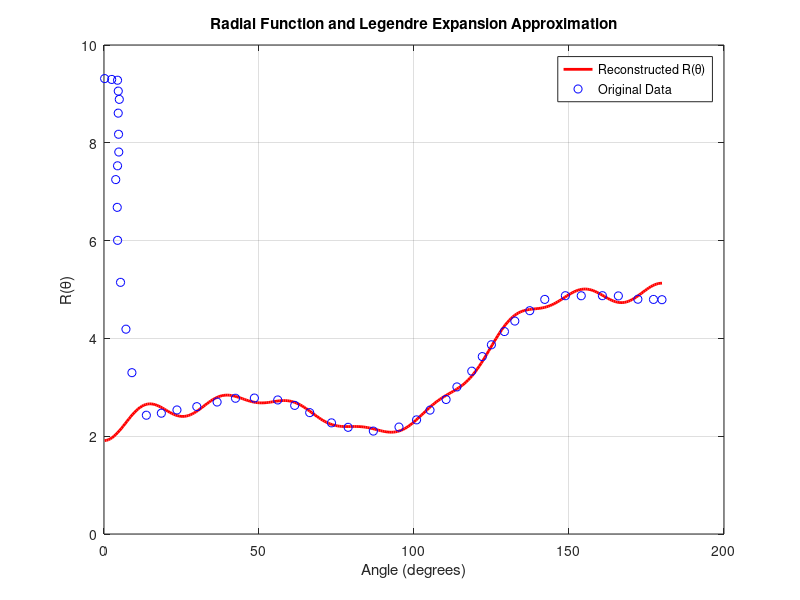

The MATLAB source for this figure:
%% Program to compute the expansion of the given
%% function in terms of legendre polynomials
%%
%% Author: Sahil Raj
%% Assignment 7 Problem 3

clc; clear all;

% Load data
T = dlmread("Guitar_Theta_R.txt", "\t");
A = T(:,1);   % angles in degrees
D = T(:,2);   % distances

theta = deg2rad(A);
x = cos(theta);

% Gauss-Legendre quadrature nodes and weights (10-point)
xi = [
  -0.9739065285;
  -0.8650633666;
  -0.6794095682;
  -0.4333953941;
  -0.1488743389;
   0.1488743389;
   0.4333953941;
   0.6794095682;
   0.8650633666;
   0.9739065285
];
wi = [
   0.0666713443;
   0.1494513491;
   0.2190863625;
   0.2692667193;
   0.2955242247;
   0.2955242247;
   0.2692667193;
   0.2190863625;
   0.1494513491;
   0.0666713443
];

% Interpolation function R(x)
function Rval = computeR(xval, xdata, Ddata)
    % Interpolate using pchip for stability
    Rval = interp1(xdata, Ddata, xval, 'pchip', 'extrap');
endfunction

% Legendre polynomial using recurrence
function Pl = legendre_numeric(l, x)
    if l == 0
        Pl = 1;
        return;
    elseif l == 1
        Pl = x;
        return;
    end
    P0 = 1;
    P1 = x;
    for n = 1:l-1
        Pn1 = ((2*n+1) * x .* P1 - n * P0)/(n+1);
        P0 = P1;
        P1 = Pn1;
    end
    Pl = P1;
endfunction

% Compute coefficients
maxL = 15;      % maximum Legendre order
C = zeros(maxL+1,1);
for l = 0:maxL
    sumval = 0.0;
    for i = 1:length(xi)
        Rval = computeR(xi(i), x, D);
        Pl = legendre_numeric(l, xi(i));
        sumval = sumval + wi(i) * Rval * Pl;
    end
    C(l+1) = (2*l+1)/2 * sumval;   % normalization factor for P_l
end

% Reconstruct R(theta) from Legendre expansion
theta_plot = linspace(min(theta), max(theta), 300);
x_plot = cos(theta_plot);
R_rec = zeros(size(x_plot));
for l = 0:maxL
    R_rec = R_rec + C(l+1) * legendre_numeric(l, x_plot);
end

% Plot
figure;
plot(rad2deg(theta_plot), R_rec, 'r-', 'LineWidth', 2); hold on;
plot(A, D, 'bo');
xlabel('Angle (degrees)');
ylabel('R(\theta)');
title('Radial Function and Legendre Expansion Approximation');
legend('Reconstructed R(\theta)','Original Data');
grid on;

